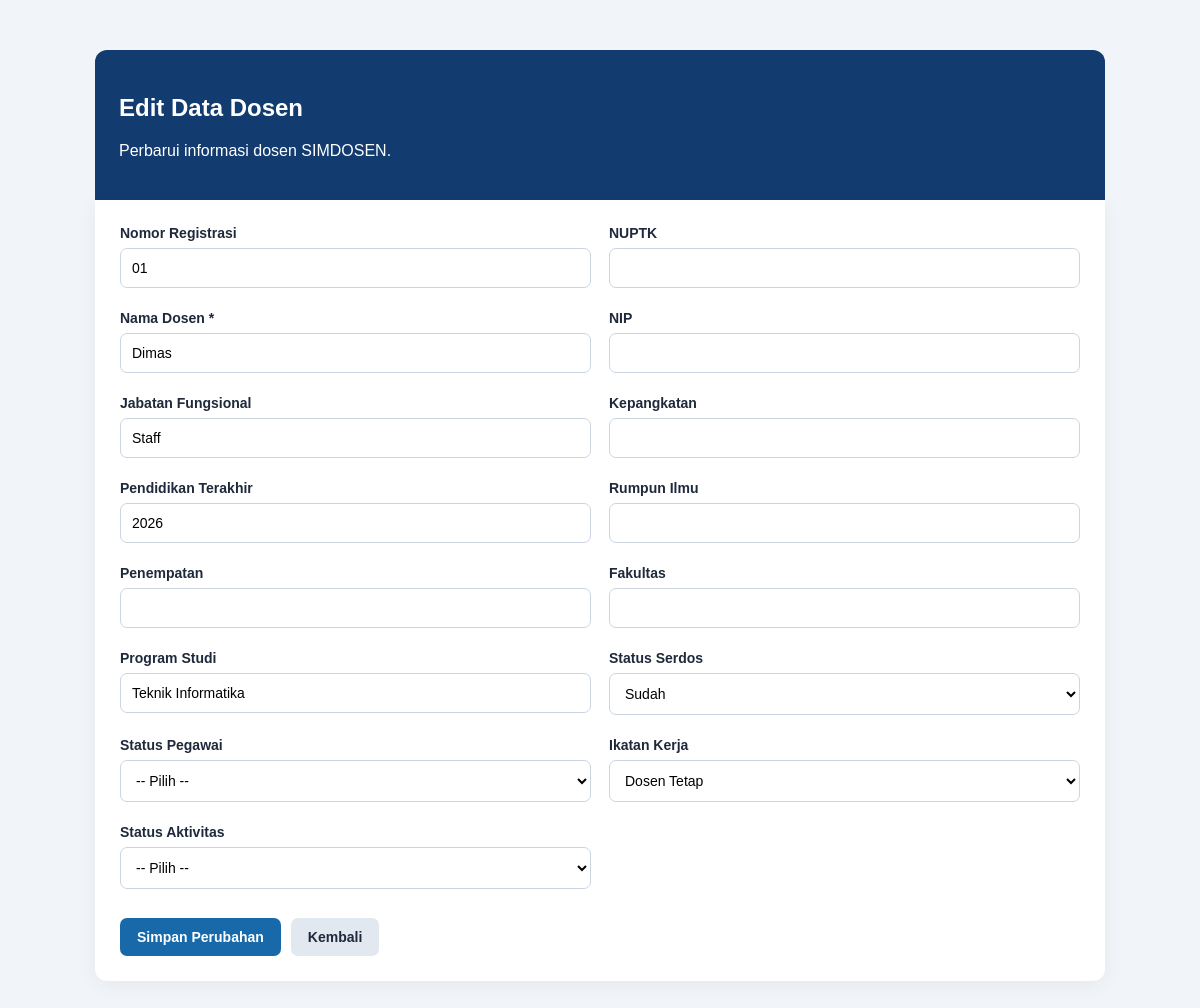
The page /simdosen/edit_dosen.php?id=1 (signed in) on the database its author committed.
### tables this page shows
CREATE TABLE `dosen` (
  `id` int(11) NOT NULL,
  `nomor_registrasi` varchar(40) DEFAULT NULL,
  `nuptk` varchar(40) DEFAULT NULL,
  `nama` varchar(150) NOT NULL,
  `nip` varchar(40) DEFAULT NULL,
  `jabatan_fungsional` varchar(100) DEFAULT NULL,
  `kepangkatan` varchar(100) DEFAULT NULL,
  `pendidikan_terakhir` varchar(100) DEFAULT NULL,
  `rumpun_ilmu` varchar(120) DEFAULT NULL,
  `status_serdos` enum('Sudah','Belum','Tidak Berlaku') NOT NULL DEFAULT 'Belum',
  `status_pegawai` enum('PNS','Tetap','Kontrak','Honorer','Lainnya') NOT NULL DEFAULT 'Tetap',
  `ikatan_kerja` enum('Dosen Tetap','Dosen Tidak Tetap','Praktisi','Lainnya') NOT NULL DEFAULT 'Dosen Tetap',
  `status_aktivitas` enum('Aktif','Cuti','Nonaktif') NOT NULL DEFAULT 'Aktif',
  `penempatan` varchar(150) DEFAULT NULL,
  `fakultas` varchar(150) DEFAULT 'Teknik',
  `program_studi` varchar(150) DEFAULT 'Teknik Informatika',
  `created_at` timestamp NULL DEFAULT current_timestamp(),
  `updated_at` timestamp NULL DEFAULT current_timestamp() ON UPDATE current_timestamp()
);

### simdosen/edit_dosen.php (the view, shortened to what this page needs)
<?php
require_once __DIR__ . '/config/database.php';
function hEdit($value): string
{
    return htmlspecialchars((string)($value ?? ''), ENT_QUOTES, 'UTF-8');
}
$id = filter_input(INPUT_GET, 'id', FILTER_VALIDATE_INT);
$stmt = $pdo->prepare("SELECT * FROM dosen WHERE id = :id LIMIT 1");
$stmt->execute(['id' => $id]);
$dosen = $stmt->fetch(PDO::FETCH_ASSOC);
$kolom = [
    'nomor_registrasi' => 'Nomor Registrasi',
    'nuptk' => 'NUPTK',
    'nama' => 'Nama Dosen',
    'nip' => 'NIP',
    'jabatan_fungsional' => 'Jabatan Fungsional',
    'kepangkatan' => 'Kepangkatan',
    'pendidikan_terakhir' => 'Pendidikan Terakhir',
    'rumpun_ilmu' => 'Rumpun Ilmu',
    'penempatan' => 'Penempatan',
    'fakultas' => 'Fakultas',
    'program_studi' => 'Program Studi'
];
$enum = [
    'status_serdos' => [
        'Sudah', 'Belum', 'Tidak Berlaku'
    ],
    'status_pegawai' => [
        'PNS', 'Tetap', 'Kontrak', 'Honorer', 'Lainnya'
    ],
    'ikatan_kerja' => [
        'Dosen Tetap', 'Dosen Tidak Tetap',
        'Praktisi', 'Lainnya'
    ],
    'status_aktivitas' => [
        'Aktif', 'Cuti', 'Nonaktif'
    ]
];
function nilaiEdit(array $dosen, string $field): string
{
    return hEdit($_POST[$field] ?? $dosen[$field] ?? '');
}
?>
<!DOCTYPE html>
<html lang="id">
<head>
</head>
<body>
<div class="container">
    <div class="header">
        <h2>Edit Data Dosen</h2>
        <p>Perbarui informasi dosen SIMDOSEN.</p>
    </div>
    <div class="content">
        <form method="post">
            <div class="grid">
                <?php foreach ($kolom as $field => $label): ?>
                    <div class="field">
                        <label for="<?= hEdit($field) ?>">
                            <?= hEdit($label) ?>
                            <?php if ($field === 'nama'): ?>*<?php endif; ?>
                        </label>
                        <input
                            type="text"
                            id="<?= hEdit($field) ?>"
                            name="<?= hEdit($field) ?>"
                            value="<?= nilaiEdit($dosen, $field) ?>"
                            <?= $field === 'nama' ? 'required' : '' ?>
                        >
                    </div>
                <?php endforeach; ?>
                <?php foreach ($enum as $field => $options): ?>
                    <div class="field">
                        <label for="<?= hEdit($field) ?>">
                            <?= hEdit(ucwords(str_replace('_', ' ', $field))) ?>
                        </label>
                        <select
                            id="<?= hEdit($field) ?>"
                            name="<?= hEdit($field) ?>"
                            required
                        >
                            <option value="">-- Pilih --</option>
                            <?php foreach ($options as $option): ?>
                                <option
                                    value="<?= hEdit($option) ?>"
                                    <?= nilaiEdit($dosen, $field) === hEdit($option)
                                        ? 'selected' : '' ?>
                                >
                                    <?= hEdit($option) ?>
                                </option>
                            <?php endforeach; ?>
                        </select>
                    </div>
                <?php endforeach; ?>
            </div>
            <div class="actions">
                <button type="submit" class="btn save">
                    Simpan Perubahan
                </button>
                <a href="dosen.php" class="btn cancel">
                    Kembali
                </a>
            </div>
        </form>
    </div>
</div>
</body>
</html>

### simdosen/edit_dosen.php (style rules this page uses)
* { box-sizing: border-box; }
body { margin: 0; font-family: Arial, sans-serif; background: #f1f5f9; color: #1e293b; }
.container { max-width: 1050px; margin: 30px auto; padding: 20px; }
.header { background: #123b70; color: white; padding: 24px; border-radius: 12px 12px 0 0; }
.content { background: white; padding: 25px; border-radius: 0 0 12px 12px; box-shadow: 0 5px 20px #0000000d; }
.grid { display: grid; grid-template-columns: repeat(2, minmax(0, 1fr)); gap: 18px; }
label { display: block; font-weight: bold; margin-bottom: 7px; font-size: 14px; }
input, select { width: 100%; padding: 11px; border: 1px solid #cbd5e1; border-radius: 7px; font-size: 14px; background: white; }
.field { margin-bottom: 4px; }
.actions { display: flex; gap: 10px; margin-top: 25px; flex-wrap: wrap; }
.btn { display: inline-block; padding: 11px 17px; border: 0; border-radius: 7px; text-decoration: none; cursor: pointer; font-weight: bold; font-size: 14px; }
.save { background: #1769aa; color: white; }
.cancel { background: #e2e8f0; color: #1e293b; }

### rows shown on the page
dosen: nomor_registrasi "01", nama "Dimas", jabatan_fungsional "Staff", pendidikan_terakhir "2026", program_studi "Teknik Informatika", status_serdos "Sudah", ikatan_kerja "Dosen Tetap"

### other values the page prints
hEdit($label) "Nomor Registrasi"
hEdit($label) "NUPTK"
hEdit($label) "Nama Dosen"
hEdit($label) "NIP"
hEdit($label) "Jabatan Fungsional"
hEdit($label) "Kepangkatan"
hEdit($label) "Pendidikan Terakhir"
hEdit($label) "Rumpun Ilmu"
hEdit($label) "Penempatan"
hEdit($label) "Fakultas"
hEdit($label) "Program Studi"
hEdit(ucwords(str_replace('_', ' ', $field))) "Status Serdos"
hEdit(ucwords(str_replace('_', ' ', $field))) "Status Pegawai"
hEdit(ucwords(str_replace('_', ' ', $field))) "Ikatan Kerja"
hEdit(ucwords(str_replace('_', ' ', $field))) "Status Aktivitas"
